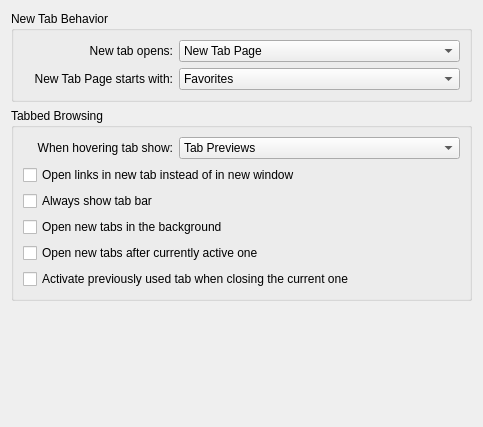
<?xml version="1.0" encoding="UTF-8"?>
<ui version="4.0">
 <class>tabs</class>
 <widget class="QWidget" name="tabs">
  <property name="geometry">
   <rect>
    <x>0</x>
    <y>0</y>
    <width>483</width>
    <height>427</height>
   </rect>
  </property>
  <property name="windowTitle">
   <string>Tabs</string>
  </property>
  <layout class="QVBoxLayout" name="verticalLayout">
   <item>
    <widget class="QGroupBox" name="groupBox_3">
     <property name="title">
      <string>New Tab Behavior</string>
     </property>
     <layout class="QFormLayout" name="formLayout">
      <property name="fieldGrowthPolicy">
       <enum>QFormLayout::ExpandingFieldsGrow</enum>
      </property>
      <item row="0" column="0">
       <widget class="QLabel" name="label_4">
        <property name="minimumSize">
         <size>
          <width>150</width>
          <height>0</height>
         </size>
        </property>
        <property name="text">
         <string>New tab opens:</string>
        </property>
        <property name="alignment">
         <set>Qt::AlignRight|Qt::AlignTrailing|Qt::AlignVCenter</set>
        </property>
       </widget>
      </item>
      <item row="0" column="1">
       <widget class="KComboBox" name="kcfg_newTabsBehaviour">
        <property name="enabled">
         <bool>true</bool>
        </property>
        <property name="sizePolicy">
         <sizepolicy hsizetype="Expanding" vsizetype="Fixed">
          <horstretch>0</horstretch>
          <verstretch>0</verstretch>
         </sizepolicy>
        </property>
        <item>
         <property name="text">
          <string>New Tab Page</string>
         </property>
        </item>
        <item>
         <property name="text">
          <string>Blank Page</string>
         </property>
        </item>
        <item>
         <property name="text">
          <string comment="@item:inlistbox">Home Page</string>
         </property>
        </item>
       </widget>
      </item>
      <item row="1" column="0">
       <widget class="QLabel" name="label_5">
        <property name="minimumSize">
         <size>
          <width>150</width>
          <height>0</height>
         </size>
        </property>
        <property name="text">
         <string>New Tab Page starts with:</string>
        </property>
        <property name="alignment">
         <set>Qt::AlignRight|Qt::AlignTrailing|Qt::AlignVCenter</set>
        </property>
       </widget>
      </item>
      <item row="1" column="1">
       <widget class="KComboBox" name="kcfg_newTabStartPage">
        <property name="enabled">
         <bool>true</bool>
        </property>
        <property name="sizePolicy">
         <sizepolicy hsizetype="Expanding" vsizetype="Fixed">
          <horstretch>0</horstretch>
          <verstretch>0</verstretch>
         </sizepolicy>
        </property>
        <item>
         <property name="text">
          <string>Favorites</string>
         </property>
        </item>
        <item>
         <property name="text">
          <string>Closed Tabs</string>
         </property>
        </item>
        <item>
         <property name="text">
          <string>Bookmarks</string>
         </property>
        </item>
        <item>
         <property name="text">
          <string>History</string>
         </property>
        </item>
        <item>
         <property name="text">
          <string>Downloads</string>
         </property>
        </item>
       </widget>
      </item>
     </layout>
    </widget>
   </item>
   <item>
    <widget class="QGroupBox" name="groupBox_4">
     <property name="title">
      <string>Tabbed Browsing</string>
     </property>
     <layout class="QVBoxLayout" name="verticalLayout_2">
      <item>
       <layout class="QHBoxLayout" name="horizontalLayout">
        <item>
         <widget class="QLabel" name="label_6">
          <property name="minimumSize">
           <size>
            <width>150</width>
            <height>0</height>
           </size>
          </property>
          <property name="text">
           <string>When hovering tab show:</string>
          </property>
          <property name="alignment">
           <set>Qt::AlignRight|Qt::AlignTrailing|Qt::AlignVCenter</set>
          </property>
         </widget>
        </item>
        <item>
         <widget class="KComboBox" name="kcfg_hoveringTabOption">
          <property name="enabled">
           <bool>true</bool>
          </property>
          <property name="sizePolicy">
           <sizepolicy hsizetype="Expanding" vsizetype="Fixed">
            <horstretch>0</horstretch>
            <verstretch>0</verstretch>
           </sizepolicy>
          </property>
          <item>
           <property name="text">
            <string>Tab Previews</string>
           </property>
          </item>
          <item>
           <property name="text">
            <string>Title Tooltip</string>
           </property>
          </item>
          <item>
           <property name="text">
            <string>Url Tooltip</string>
           </property>
          </item>
          <item>
           <property name="text">
            <string comment="@item:inlistbox">Nothing</string>
           </property>
          </item>
         </widget>
        </item>
       </layout>
      </item>
      <item>
       <widget class="QCheckBox" name="kcfg_openTabNoWindow">
        <property name="text">
         <string>Open links in new tab instead of in new window</string>
        </property>
       </widget>
      </item>
      <item>
       <widget class="QCheckBox" name="kcfg_alwaysShowTabBar">
        <property name="text">
         <string>Always show tab bar</string>
        </property>
       </widget>
      </item>
      <item>
       <widget class="QCheckBox" name="kcfg_openTabsBack">
        <property name="text">
         <string>Open new tabs in the background</string>
        </property>
       </widget>
      </item>
      <item>
       <widget class="QCheckBox" name="kcfg_openTabsNearCurrent">
        <property name="text">
         <string>Open new tabs after currently active one</string>
        </property>
       </widget>
      </item>
      <item>
       <widget class="QCheckBox" name="kcfg_closeTabSelectPrevious">
        <property name="text">
         <string>Activate previously used tab when closing the current one</string>
        </property>
        <property name="checked">
         <bool>false</bool>
        </property>
       </widget>
      </item>
     </layout>
    </widget>
   </item>
   <item>
    <spacer name="verticalSpacer">
     <property name="orientation">
      <enum>Qt::Vertical</enum>
     </property>
     <property name="sizeHint" stdset="0">
      <size>
       <width>20</width>
       <height>120</height>
      </size>
     </property>
    </spacer>
   </item>
  </layout>
 </widget>
 <customwidgets>
  <customwidget>
   <class>KComboBox</class>
   <extends>QComboBox</extends>
   <header>kcombobox.h</header>
  </customwidget>
 </customwidgets>
 <resources/>
 <connections/>
</ui>
